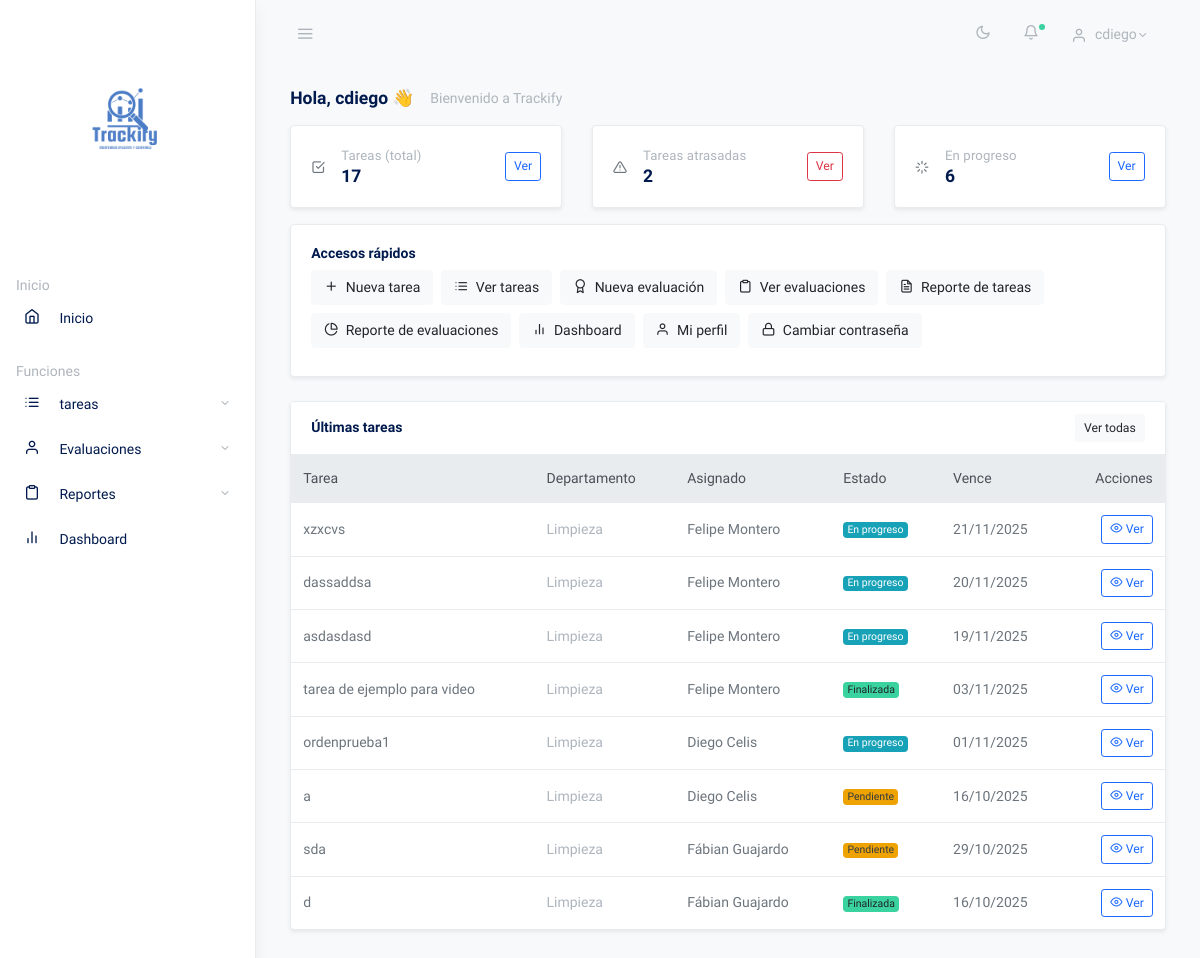
/home/ (signed in), run on an earlier commit of the app's database.
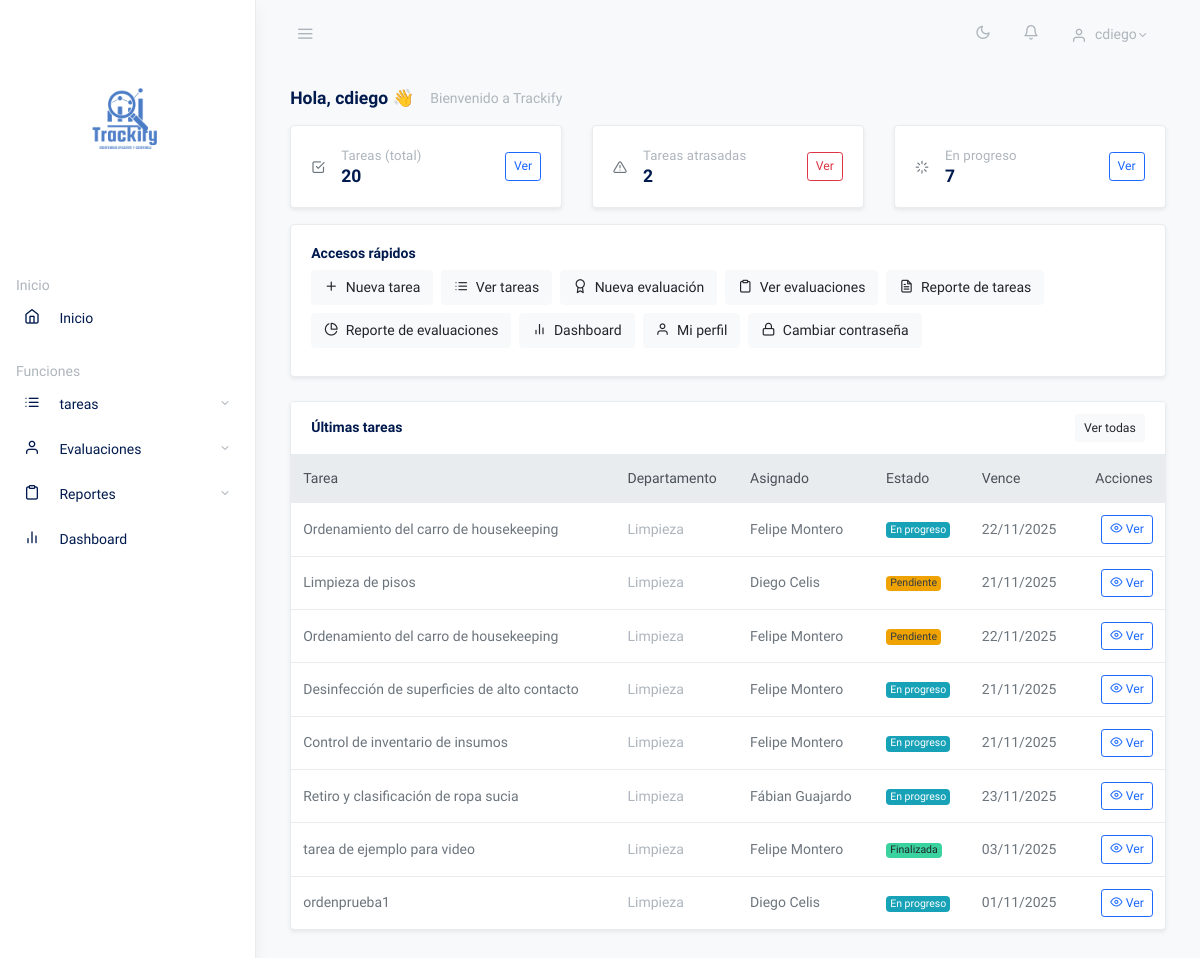
And on a later commit of the database.
### core/models.py (models this page shows, shortened)
class Tarea(models.Model):
    ESTADOS = [
        ('Pendiente', 'Pendiente'),
        ('En progreso', 'En progreso'),
        ('Atrasada', 'Atrasada'),
        ('Finalizada', 'Finalizada'),
    ]
    titulo = models.CharField(max_length=255)
    descripcion = models.TextField(blank=True, null=True)
    fecha_limite = models.DateField()
    estado = models.CharField(max_length=20, choices=ESTADOS, default='Pendiente')
    departamento = models.ForeignKey(Departamento, on_delete=models.CASCADE)
    asignado = models.ForeignKey(User, on_delete=models.CASCADE, related_name='tareas_asignadas')
    creada_por = models.ForeignKey(User, on_delete=models.SET_NULL, null=True, blank=True, related_name='tareas_creadas')
    created_at = models.DateTimeField(auto_now_add=True)
    updated_at = models.DateTimeField(auto_now=True)
    empresa = models.ForeignKey("Empresa", on_delete=models.CASCADE, related_name="tareas", db_index=True)

class Departamento(models.Model):
    nombre = models.CharField(max_length=100)
    descripcion = models.TextField(blank=True, null=True)
    created_at = models.DateTimeField(auto_now_add=True)
    updated_at = models.DateTimeField(auto_now=True)
    empresa = models.ForeignKey("Empresa", on_delete=models.CASCADE, related_name="departamentos", db_index=True)
    class Meta:
        constraints = [
            models.UniqueConstraint(fields=["empresa", "nombre"], name="uniq_depto_nombre_por_empresa"),
        ]

class User(AbstractUser):
    primer_nombre = models.CharField(max_length=50)
    segundo_nombre = models.CharField(max_length=50, blank=True, null=True)
    primer_apellido = models.CharField(max_length=50)
    segundo_apellido = models.CharField(max_length=50, blank=True, null=True)
    rut = models.CharField(max_length=12, validators=[rut_validator])
    rol = models.ForeignKey("Rol", on_delete=models.SET_NULL, null=True, related_name='users')
    departamento = models.ForeignKey("Departamento", on_delete=models.SET_NULL, null=True, blank=True, related_name="miembros")
    telefono = models.CharField(
        max_length=16, blank=True, null=True,
        validators=[validate_e164],
        help_text="Formato E.164 (ej: +56912345678)"
    )
    empresa = models.ForeignKey("Empresa", on_delete=models.CASCADE, related_name="usuarios", null=False, blank=False, db_index=True)
    created_at = models.DateTimeField(auto_now_add=True)
    updated_at = models.DateTimeField(auto_now=True)
    objects = CustomUserManager()
    REQUIRED_FIELDS = ["email", "empresa"]
    expo_push_token = models.CharField(
        max_length=255,
        blank=True,
        null=True,
        help_text="Token de Expo para notificaciones push"
    )
    class Meta:
        constraints = [
            models.UniqueConstraint(fields=["empresa", "rut"], name="uniq_rut_por_empresa"),
        ]

### core/views.py (the view)
# urls.py: path('home/', home, name='home'),
@login_required
def home(request):
    u = request.user
    rol = getattr(getattr(u, "rol", None), "nombre", "")
    suscripcion_activa = True if u.is_superuser else _empresa_tiene_sub_activa(u)
    if not u.is_superuser and not suscripcion_activa:
        if rol in ("Recursos humanos", "Gerente"):
            messages.info(request, "Tu empresa necesita una suscripción activa para usar la app. Completa el pago aquí.")
            return redirect("billing_checkout")
        else:
            messages.info(request, "Tu empresa no tiene una suscripción activa. Contacta a tu Gerente o RRHH.")
    ctx = {
        "suscripcion_activa": suscripcion_activa,
        "role_name": rol,
    }
    users_qs = User.objects.all() if u.is_superuser else User.objects.filter(empresa=u.empresa)
    depto_qs = Departamento.objects.all() if u.is_superuser else Departamento.objects.filter(empresa=u.empresa)
    tareas_qs = Tarea.objects.all() if u.is_superuser else Tarea.objects.filter(empresa=u.empresa)
    if u.is_superuser or rol == "Recursos humanos":
        ctx["usuarios_count"] = users_qs.count()
        ctx["departamentos_count"] = depto_qs.count()
        ctx["ultimos_usuarios"] = users_qs.select_related("rol").order_by("-created_at")[:8]
    if u.is_superuser or rol in ("Gerente", "Supervisor"):
        base_qs = tareas_qs.select_related("departamento", "asignado")
        if rol in ("Gerente", "Supervisor") and u.departamento_id:
            base_qs = base_qs.filter(departamento_id=u.departamento_id)
        ctx["tareas_total_count"] = base_qs.count()
        ctx["tareas_atrasadas_count"] = base_qs.filter(estado="Atrasada").count()
        ctx["tareas_en_progreso_count"] = base_qs.filter(estado="En progreso").count()
        ctx["tareas_recent"] = base_qs.order_by("-created_at")[:8]
    if u.is_superuser or rol == "Trabajador":
        mis_qs = tareas_qs.filter(asignado=u).select_related("departamento")
        ctx["mis_tareas_pendientes_count"] = mis_qs.filter(estado="Pendiente").count()
        ctx["mis_tareas"] = mis_qs.order_by("fecha_limite")[:10]
    return render(request, "core/home.html", ctx)

### core/context_processors.py (called while the page is built)
def notifications_context(request):
    if not request.user.is_authenticated:
        return {"notif_unread_count": 0}
    count = Notificacion.objects.filter(usuario=request.user, is_read=False).count()
    return {"notif_unread_count": count}

### core/models.py (called while the page is built)
    def is_active(self):
        return self.estado == EstadoSub.ACTIVA

### core/views.py (called while the page is built)
def _empresa_tiene_sub_activa(user) -> bool:
    sub = getattr(getattr(user, "empresa", None), "suscripcion", None)
    return bool(sub and sub.is_active())

### core/templates/core/home.html (shortened to what the changed rows need)
{% extends "core/base.html" %}
{% load static %}
{% block content %}
{% with rn=request.user.rol.nombre %}
<div class="row">
  {% if request.user.is_superuser or rn == "Gerente" or rn == "Supervisor" %}
    <div class="col-12 col-md-4">
      <div class="card shadow-sm mb-3">
        <div class="card-body d-flex align-items-center">
          <i class="fe fe-check-square mr-3"></i>
          <div>
            <div class="small text-muted">Tareas (total)</div>
            <div class="h5 mb-0">{{ tareas_total_count|default:"—" }}</div>
          </div>
          <a href="{% url 'tarea_list_gs' %}" class="ml-auto btn btn-sm btn-outline-primary">Ver</a>
        </div>
      </div>
    </div>
    <div class="col-12 col-md-4">
      <div class="card shadow-sm mb-3">
        <div class="card-body d-flex align-items-center">
          <i class="fe fe-alert-triangle mr-3"></i>
          <div>
            <div class="small text-muted">Tareas atrasadas</div>
            <div class="h5 mb-0">{{ tareas_atrasadas_count|default:"—" }}</div>
          </div>
          <a href="{% url 'reporte_tareas' %}?estado=Atrasada" class="ml-auto btn btn-sm btn-outline-danger">Ver</a>
        </div>
      </div>
    </div>
    <div class="col-12 col-md-4">
      <div class="card shadow-sm mb-3">
        <div class="card-body d-flex align-items-center">
          <i class="fe fe-loader mr-3"></i>
          <div>
            <div class="small text-muted">En progreso</div>
            <div class="h5 mb-0">{{ tareas_en_progreso_count|default:"—" }}</div>
          </div>
          <a href="{% url 'tarea_list_gs' %}?estado=En+progreso" class="ml-auto btn btn-sm btn-outline-primary">Ver</a>
        </div>
      </div>
    </div>
  {% endif %}
  {% if request.user.is_superuser or rn == "Gerente" or rn == "Supervisor" %}
    <div class="col-12">
      <div class="card shadow-sm mb-4">
        <div class="card-body p-0">
          <div class="table-responsive">
            <table class="table mb-0">
              <thead class="thead-light">
                <tr>
                  <th>Tarea</th>
                  <th>Departamento</th>
                  <th>Asignado</th>
                  <th>Estado</th>
                  <th>Vence</th>
                  <th class="text-right">Acciones</th>
                </tr>
              </thead>
              <tbody>
                {% for t in tareas_recent %}
                  <tr>
                    <td class="align-middle">{{ t.titulo }}</td>
                    <td class="align-middle text-muted">{{ t.departamento.nombre }}</td>
                    <td class="align-middle">{{ t.asignado.primer_nombre }} {{ t.asignado.primer_apellido }}</td>
                    <td class="align-middle">
                      {% if t.estado == "Pendiente" %}
                        <span class="badge badge-warning text-dark">Pendiente</span>
                      {% elif t.estado == "En progreso" %}
                        <span class="badge badge-info">En progreso</span>
                      {% elif t.estado == "Atrasada" %}
                        <span class="badge badge-danger">Atrasada</span>
                      {% elif t.estado == "Finalizada" %}
                        <span class="badge badge-success">Finalizada</span>
                      {% else %}
                        <span class="badge badge-secondary">{{ t.estado }}</span>
                      {% endif %}
                    </td>
                    <td class="align-middle">{{ t.fecha_limite|date:"d/m/Y" }}</td>
                    <td class="align-middle text-right">
                      <a href="{% url 'tarea_detail' t.id %}" class="btn btn-sm btn-outline-primary">
                        <i class="fe fe-eye"></i> Ver
                      </a>
                    </td>
                  </tr>
                {% empty %}
                  <tr>
                    <td colspan="6" class="text-center text-muted py-4">Sin tareas recientes.</td>
                  </tr>
                {% endfor %}
              </tbody>
            </table>
          </div>
        </div>
      </div>
    </div>
  {% endif %}
</div>
{% endwith %}
{% endblock %}

### core/templates/core/base.html (shortened to what the changed rows need)
{% load static %}
<!doctype html>
<html lang="en">
<head>
  <link rel="stylesheet" href="css/simplebar.css">
  <link rel="stylesheet" href="{% static 'core/css/feather.css' %}">
  <link rel="stylesheet" href="{% static 'core/css/daterangepicker.css' %}">
  <link rel="stylesheet" href="{% static 'core/css/app-light.css' %}" id="lightTheme">
  <link rel="stylesheet" href="{% static 'core/css/app-dark.css' %}" id="darkTheme" disabled>
</head>
<body class="vertical  light  ">
  <div class="wrapper">
    <nav class="topnav navbar navbar-light">
      <ul class="nav">
        <li class="nav-item nav-notif">
          <a class="nav-link text-muted my-2" href="#" data-toggle="modal" data-target=".modal-notif" id="open-notif">
            <span class="fe fe-bell fe-16"></span>
            {% if notif_unread_count|default:0 > 0 %}
            <span class="dot dot-md bg-success" id="notif-dot"></span>
            {% else %}
            <span class="dot dot-md bg-transparent" id="notif-dot"></span>
            {% endif %}
          </a>
        </li>
      </ul>
    </nav>
    <main role="main" class="main-content">
      <div class="container-fluid">
        {% block content %}
        {% endblock %}
      </div>
    </main>
  </div>
</body>
</html>

What changed in the data, as far as the page shows it:
no longer on this page (row unchanged): Tarea: titulo "a", departamento.nombre "Limpieza", asignado.primer_nombre "Diego", asignado.primer_apellido "Celis", estado "Pendiente", fecha_limite "16/10/2025"
no longer on this page (row edited): Tarea: titulo "sda", departamento.nombre "Limpieza", asignado.primer_nombre "Fábian", asignado.primer_apellido "Guajardo", estado "Pendiente", fecha_limite "29/10/2025"
no longer on this page (row edited): Tarea: titulo "d", departamento.nombre "Limpieza", asignado.primer_nombre "Fábian", asignado.primer_apellido "Guajardo", estado "Finalizada", fecha_limite "16/10/2025"
added Tarea: titulo "Ordenamiento del carro de housekeeping", departamento.nombre "Limpieza", asignado.primer_nombre "Felipe", asignado.primer_apellido "Montero", estado "En progreso", fecha_limite "22/11/2025"
added Tarea: titulo "Limpieza de pisos", departamento.nombre "Limpieza", asignado.primer_nombre "Diego", asignado.primer_apellido "Celis", estado "Pendiente", fecha_limite "21/11/2025"
added Tarea: titulo "Ordenamiento del carro de housekeeping", departamento.nombre "Limpieza", asignado.primer_nombre "Felipe", asignado.primer_apellido "Montero", estado "Pendiente", fecha_limite "22/11/2025"
changed Tarea: titulo "xzxcvs" → "Desinfección de superficies de alto contacto"
changed Tarea: titulo "dassaddsa" → "Control de inventario de insumos"; fecha_limite "20/11/2025" → "21/11/2025"
changed Tarea: titulo "asdasdasd" → "Retiro y clasificación de ropa sucia"; asignado.primer_nombre "Felipe" → "Fábian"; asignado.primer_apellido "Montero" → "Guajardo"; fecha_limite "19/11/2025" → "23/11/2025"
Also different on the page:
{{ tareas_total_count|default:"—" }}: "17" → "20"
{{ tareas_en_progreso_count|default:"—" }}: "6" → "7"
